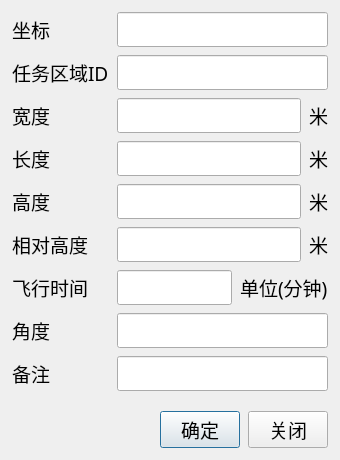
<?xml version="1.0" encoding="UTF-8"?>
<ui version="4.0">
 <class>DlgModifyTaskArea</class>
 <widget class="QDialog" name="DlgModifyTaskArea">
  <property name="geometry"><rect><x>0</x><y>0</y><width>340</width><height>460</height></rect></property>
  <property name="minimumSize"><size><width>280</width><height>380</height></size></property>
  <property name="font"><font><family>宋体</family><pointsize>14</pointsize></font></property>
  <property name="windowTitle"><string>修改 任务区域</string></property>
  <layout class="QVBoxLayout" name="mainLayout"><property name="spacing"><number>8</number></property><property name="leftMargin"><number>12</number></property><property name="topMargin"><number>12</number></property><property name="rightMargin"><number>12</number></property><property name="bottomMargin"><number>12</number></property><item><layout class="QFormLayout" name="formLayout"><property name="horizontalSpacing"><number>8</number></property><property name="verticalSpacing"><number>8</number></property><item row="0" column="0"><widget class="QLabel" name="label"><property name="text"><string>坐标</string></property></widget></item><item row="0" column="1"><widget class="QLineEdit" name="lineEdit_1"><property name="readOnly"><bool>true</bool></property></widget></item><item row="1" column="0"><widget class="QLabel" name="label_5"><property name="text"><string>任务区域ID</string></property></widget></item><item row="1" column="1"><widget class="QLineEdit" name="lineEdit_2"><property name="readOnly"><bool>true</bool></property></widget></item><item row="2" column="0"><widget class="QLabel" name="label_2"><property name="text"><string>宽度</string></property></widget></item><item row="2" column="1"><layout class="QHBoxLayout"><item><widget class="QLineEdit" name="lineEdit_3"></widget></item><item><widget class="QLabel" name="label_6"><property name="text"><string>米</string></property></widget></item></layout></item><item row="3" column="0"><widget class="QLabel" name="label_3"><property name="text"><string>长度</string></property></widget></item><item row="3" column="1"><layout class="QHBoxLayout"><item><widget class="QLineEdit" name="lineEdit_4"></widget></item><item><widget class="QLabel" name="label_7"><property name="text"><string>米</string></property></widget></item></layout></item><item row="4" column="0"><widget class="QLabel" name="label_9"><property name="text"><string>高度</string></property></widget></item><item row="4" column="1"><layout class="QHBoxLayout"><item><widget class="QLineEdit" name="lineEdit_5"></widget></item><item><widget class="QLabel" name="label_8"><property name="text"><string>米</string></property></widget></item></layout></item><item row="5" column="0"><widget class="QLabel" name="label_14"><property name="text"><string>相对高度</string></property></widget></item><item row="5" column="1"><layout class="QHBoxLayout"><item><widget class="QLineEdit" name="lineEdit_9"></widget></item><item><widget class="QLabel" name="label_13"><property name="text"><string>米</string></property></widget></item></layout></item><item row="6" column="0"><widget class="QLabel" name="label_10"><property name="text"><string>飞行时间</string></property></widget></item><item row="6" column="1"><layout class="QHBoxLayout"><item><widget class="QLineEdit" name="lineEdit_6"></widget></item><item><widget class="QLabel" name="label_11"><property name="text"><string>单位(分钟)</string></property></widget></item></layout></item><item row="7" column="0"><widget class="QLabel" name="label_4"><property name="text"><string>角度</string></property></widget></item><item row="7" column="1"><widget class="QLineEdit" name="lineEdit_7"></widget></item><item row="8" column="0"><widget class="QLabel" name="label_12"><property name="text"><string>备注</string></property></widget></item><item row="8" column="1"><widget class="QLineEdit" name="lineEdit_8"></widget></item></layout></item><item><spacer><property name="orientation"><enum>Qt::Vertical</enum></property><property name="sizeHint" stdset="0"><size><width>0</width><height>8</height></size></property></spacer></item><item><layout class="QHBoxLayout" name="btnRow"><property name="spacing"><number>8</number></property><item><spacer><property name="orientation"><enum>Qt::Horizontal</enum></property><property name="sizeHint" stdset="0"><size><width>40</width><height>20</height></size></property></spacer></item><item><widget class="QPushButton" name="okButton"><property name="text"><string>确定</string></property></widget></item><item><widget class="QPushButton" name="cancelButton"><property name="text"><string>关闭</string></property></widget></item></layout></item></layout>
 </widget>
 <resources/>
 <connections><connection><sender>cancelButton</sender><signal>clicked()</signal><receiver>DlgModifyTaskArea</receiver><slot>reject()</slot><hints><hint type="sourcelabel"><x>0</x><y>0</y></hint><hint type="destinationlabel"><x>0</x><y>0</y></hint></hints></connection></connections>
</ui>
